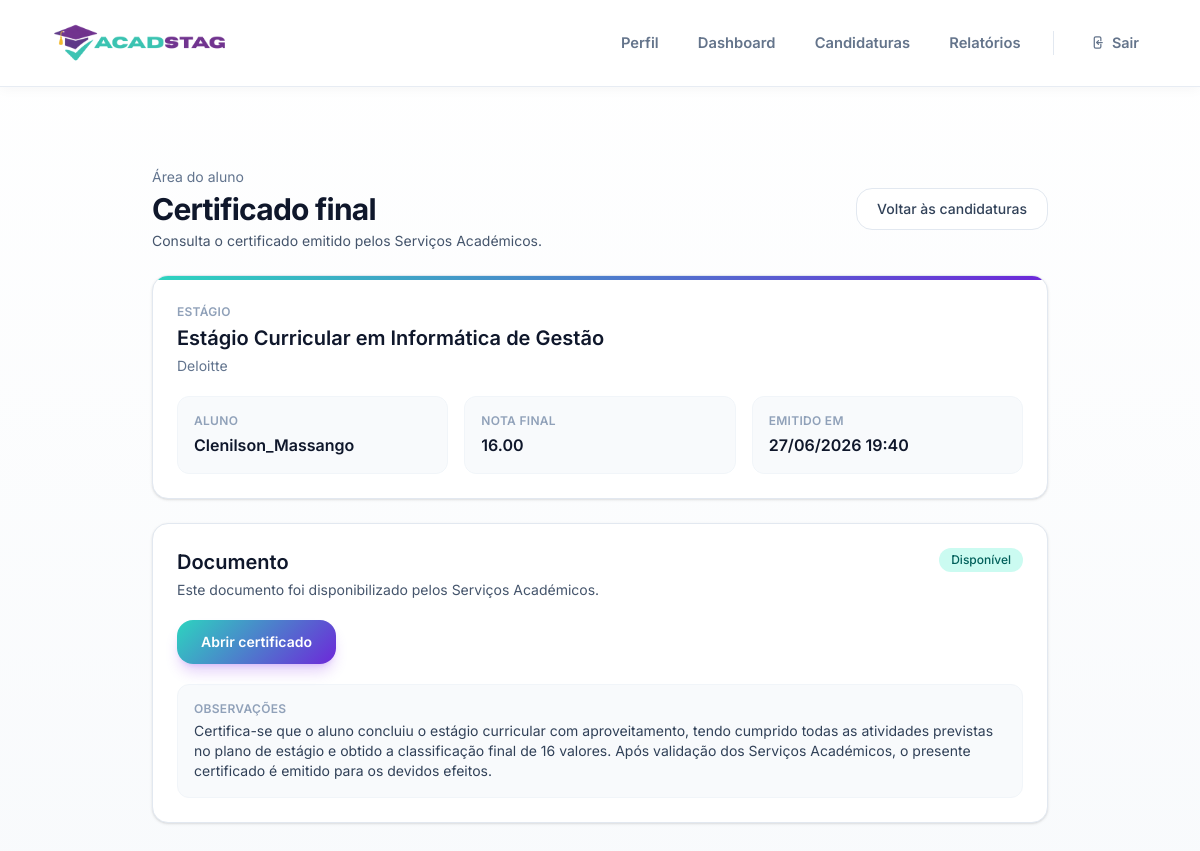
/certificados/processo/1/ (signed in), run on the app's committed database.
### processos/models.py (models this page shows, shortened)
class ProcessoEstagio(models.Model):
    class Estado(models.TextChoices):
        PREPARACAO = "PREPARACAO", "Preparação"
        EM_CURSO = "EM_CURSO", "Em curso"
        EM_AVALIACAO = "EM_AVALIACAO", "Em avaliação"
        CONCLUIDO = "CONCLUIDO", "Concluído"
    candidatura = models.OneToOneField(
        Candidatura,
        on_delete=models.CASCADE,
        related_name="processo",
    )
    orientador = models.ForeignKey(
        User,
        on_delete=models.SET_NULL,
        null=True,
        blank=True,
        related_name="processos_orientados",
        limit_choices_to={"role": "ORIENTADOR"},
    )
    supervisor_nome = models.CharField(max_length=150, blank=True)
    supervisor_email = models.EmailField(blank=True)
    supervisor_telefone = models.CharField(max_length=30, blank=True)
    supervisor_cargo = models.CharField(max_length=120, blank=True)
    local_estagio = models.CharField(max_length=200, blank=True)
    data_inicio = models.DateField(null=True, blank=True)
    data_fim = models.DateField(null=True, blank=True)
    acordo_estagio = models.FileField(
        upload_to="acordos_estagio/",
        validators=[FileExtensionValidator(allowed_extensions=["pdf"])],
        null=True,
        blank=True,
    )
    estado = models.CharField(
        max_length=30,
        choices=Estado.choices,
        default=Estado.PREPARACAO,
    )
    empresa_confirmada = models.BooleanField(default=False)
    validado_servicos_academicos = models.BooleanField(default=False)
    nota_final = models.DecimalField(
        max_digits=4,
        decimal_places=2,
        null=True,
        blank=True,
    )
    nota_publicada = models.BooleanField(default=False)
    criado_em = models.DateTimeField(auto_now_add=True)
    atualizado_em = models.DateTimeField(auto_now=True)
    class Meta:
        ordering = ["-criado_em"]
    @property
    def certificado_disponivel_para_aluno(self):
        certificado = getattr(self, "certificado", None)
        return bool(certificado and certificado.ativo)

### candidaturas/models.py (models this page shows, shortened)
class Candidatura(models.Model):
    class Status(models.TextChoices):
        SUBMETIDA = "SUBMETIDA", "Submetida"
        ACEITE = "ACEITE", "Aceite"
        REJEITADA = "REJEITADA", "Rejeitada"
    aluno = models.ForeignKey(
        User,
        on_delete=models.CASCADE,
        related_name="candidaturas",
        limit_choices_to={"role": "ALUNO"},
    )
    estagio = models.ForeignKey(
        Estagio,
        on_delete=models.CASCADE,
        related_name="candidaturas",
    )
    cv = models.FileField(
        upload_to=upload_cv_path,
        validators=[FileExtensionValidator(allowed_extensions=["pdf"])],
        null=True,
        blank=True,
    )
    comprovativo_frequencia = models.FileField(
        upload_to=upload_comprovativo_path,
        validators=[FileExtensionValidator(allowed_extensions=["pdf"])],
        null=True,
        blank=True,
    )
    status = models.CharField(
        max_length=20,
        choices=Status.choices,
        default=Status.SUBMETIDA,
    )
    data_candidatura = models.DateTimeField(auto_now_add=True)
    class Meta:
        unique_together = ("aluno", "estagio")
        ordering = ["-data_candidatura"]

### estagios/models.py (models this page shows, shortened)
class Estagio(models.Model):
    titulo = models.CharField(max_length=200)
    descricao = models.TextField()
    area = models.CharField(max_length=100)
    duracao_meses = models.PositiveIntegerField(
        validators=[
            MinValueValidator(1),
            MaxValueValidator(12),
        ]
    )
    ativo = models.BooleanField(default=True)
    data_criacao = models.DateTimeField(auto_now_add=True)
    empresa = models.ForeignKey(
        Empresa,
        on_delete=models.CASCADE,
        related_name="estagios"
    )

### empresas/models.py (models this page shows, shortened)
class Empresa(models.Model):
    user = models.OneToOneField(
        User,
        on_delete=models.CASCADE,
        related_name="empresa",
        limit_choices_to={"role": "EMPRESA"},
    )
    nome = models.CharField(max_length=200)
    area = models.CharField(max_length=120, blank=True)
    contacto = models.CharField(max_length=120, blank=True)
    morada = models.CharField(max_length=200, blank=True)
    nif = models.CharField(max_length=20, blank=True)

### users/models.py (models this page shows, shortened)
class User(AbstractUser):
    class Roles(models.TextChoices):
        ALUNO = "ALUNO", "Aluno"
        EMPRESA = "EMPRESA", "Empresa"
        ORIENTADOR = "ORIENTADOR", "Orientador"
        ADMIN = "ADMIN", "Administrador"
    role = models.CharField(
        max_length=20,
        choices=Roles.choices,
        default=Roles.ALUNO
    )
    email = models.EmailField(unique=True, blank=True, null=True)

### certificados/models.py (models this page shows, shortened)
class Certificado(models.Model):
    processo = models.OneToOneField(
        ProcessoEstagio,
        on_delete=models.CASCADE,
        related_name="certificado",
        null=True,
        blank=True,
    )
    ficheiro = models.FileField(
        upload_to=upload_certificado_path,
        null=True,
        blank=True,
    )
    emitido_por = models.ForeignKey(
        settings.AUTH_USER_MODEL,
        on_delete=models.SET_NULL,
        null=True,
        blank=True,
        related_name="certificados_emitidos",
        limit_choices_to={"role": "ADMIN"},
    )
    observacoes = models.TextField(blank=True)
    ativo = models.BooleanField(default=True)
    emitido_em = models.DateTimeField(auto_now_add=True)
    atualizado_em = models.DateTimeField(auto_now=True)
    class Meta:
        ordering = ["-emitido_em"]

### certificados/views.py (the view)
@login_required
@role_required("ALUNO", message="Acesso restrito a alunos.")
def aluno_certificado(request, processo_id):
    processo = get_object_or_404(
        ProcessoEstagio.objects.select_related(
            "candidatura",
            "candidatura__aluno",
            "candidatura__estagio",
            "candidatura__estagio__empresa",
        ),
        pk=processo_id,
        candidatura__aluno=request.user,
    )
    if not processo.certificado_disponivel_para_aluno:
        messages.error(request, "O certificado ainda não está disponível.")
        return redirect("candidaturas:minhas")
    certificado = processo.certificado
    context = {
        "processo": processo,
        "certificado": certificado,
    }
    return render(request, "certificados/aluno_certificado.html", context)

### templates/certificados/aluno_certificado.html
{% extends "base.html" %}
{% block content %}
<div class="max-w-4xl mx-auto py-8 space-y-6">
  <div class="flex flex-col md:flex-row md:items-center md:justify-between gap-4">
    <div>
      <p class="mb-1 text-sm text-slate-500">Área do aluno</p>
      <h1 class="text-3xl font-bold tracking-tight text-slate-900">Certificado final</h1>
      <p class="mt-1 text-sm text-slate-600">Consulta o certificado emitido pelos Serviços Académicos.</p>
    </div>
    <a href="{% url 'candidaturas:minhas' %}" class="inline-flex items-center justify-center rounded-2xl border border-slate-200 bg-white px-5 py-2.5 text-sm font-medium text-slate-700 transition hover:bg-slate-50">Voltar às candidaturas</a>
  </div>
  <div class="overflow-hidden rounded-2xl border border-slate-200 bg-white shadow-sm">
    <div style="height:4px;background:linear-gradient(90deg,#2dd4bf,#6d28d9)"></div>
    <div class="space-y-5 p-6">
      <div>
        <p class="mb-1 text-xs font-semibold uppercase tracking-wide text-slate-400">Estágio</p>
        <h2 class="text-xl font-semibold text-slate-900">{{ processo.candidatura.estagio.titulo }}</h2>
        <p class="mt-1 text-sm text-slate-500">{{ processo.candidatura.estagio.empresa.nome }}</p>
      </div>
      <div class="grid gap-4 md:grid-cols-3">
        <div class="rounded-xl border border-slate-100 bg-slate-50 p-4">
          <p class="mb-1 text-xs font-semibold uppercase tracking-wide text-slate-400">Aluno</p>
          <p class="font-semibold text-slate-900">{{ processo.candidatura.aluno.get_full_name|default:processo.candidatura.aluno.username }}</p>
        </div>
        <div class="rounded-xl border border-slate-100 bg-slate-50 p-4">
          <p class="mb-1 text-xs font-semibold uppercase tracking-wide text-slate-400">Nota final</p>
          <p class="font-semibold text-slate-900">{{ processo.nota_final|default:"Não publicada" }}</p>
        </div>
        <div class="rounded-xl border border-slate-100 bg-slate-50 p-4">
          <p class="mb-1 text-xs font-semibold uppercase tracking-wide text-slate-400">Emitido em</p>
          <p class="font-semibold text-slate-900">{{ certificado.emitido_em|date:"d/m/Y H:i" }}</p>
        </div>
      </div>
    </div>
  </div>
  <div class="space-y-5 rounded-2xl border border-slate-200 bg-white p-6 shadow-sm">
    <div class="flex items-start justify-between gap-4">
      <div>
        <h2 class="text-xl font-semibold text-slate-900">Documento</h2>
        <p class="mt-1 text-sm text-slate-600">Este documento foi disponibilizado pelos Serviços Académicos.</p>
      </div>
      <span class="inline-flex items-center rounded-full bg-teal-100 px-3 py-1 text-xs font-medium text-teal-800">Disponível</span>
    </div>
    {% if certificado.ficheiro %}
      <a href="{{ certificado.ficheiro.url }}" target="_blank" style="background-image:linear-gradient(135deg,#2dd4bf,#6d28d9)" class="inline-flex items-center rounded-2xl px-6 py-3 text-sm font-semibold text-white shadow-lg shadow-violet-700/20 transition hover:-translate-y-0.5 hover:shadow-xl">Abrir certificado</a>
    {% else %}
      <div class="rounded-xl border border-amber-200 bg-amber-50 px-4 py-3">
        <p class="text-sm text-amber-800">O certificado foi emitido, mas ainda não tem ficheiro associado.</p>
      </div>
    {% endif %}
    {% if certificado.observacoes %}
      <div class="rounded-xl border border-slate-100 bg-slate-50 p-4">
        <p class="mb-1 text-xs font-semibold uppercase tracking-wide text-slate-400">Observações</p>
        <p class="text-sm text-slate-700">{{ certificado.observacoes }}</p>
      </div>
    {% endif %}
  </div>
</div>
{% endblock %}

### templates/base.html (style rules this page uses)
:root { --teal: #2DD4BF; --teal-dk: #14B8A6; --purple: #6D28D9; --purple-hover: #5B21B6; --purple-lt: #F3E8FF; --gold: #F59E0B; --ink: #0F172A; --ink-mid: #64748B; --surface: #F8FAFC; --border: #E2E8F0; }
*, *::before, *::after { box-sizing: border-box; }
body { margin: 0; font-family: 'Inter', sans-serif; background: linear-gradient(to bottom, #ffffff, var(--surface)); color: var(--ink); -webkit-font-smoothing: antialiased; }
a { transition: color .18s ease; }

### data on the page
ProcessoEstagio: candidatura.estagio.titulo "Estágio Curricular em Informática de Gestão", candidatura.estagio.empresa.nome "Deloitte", candidatura.aluno.get_full_name "Clenilson_Massango", nota_final "16.00"
Certificado: emitido_em "27/06/2026 19:40", observacoes "Certifica-se que o aluno concluiu o estágio curricular com aproveitamento, tendo cumprido todas as atividades previstas no plano de estágio e obtido a classificação final de 16 valores. Após validação dos Serviços Académicos, o presente certificado é emitido para os devidos efeitos."
